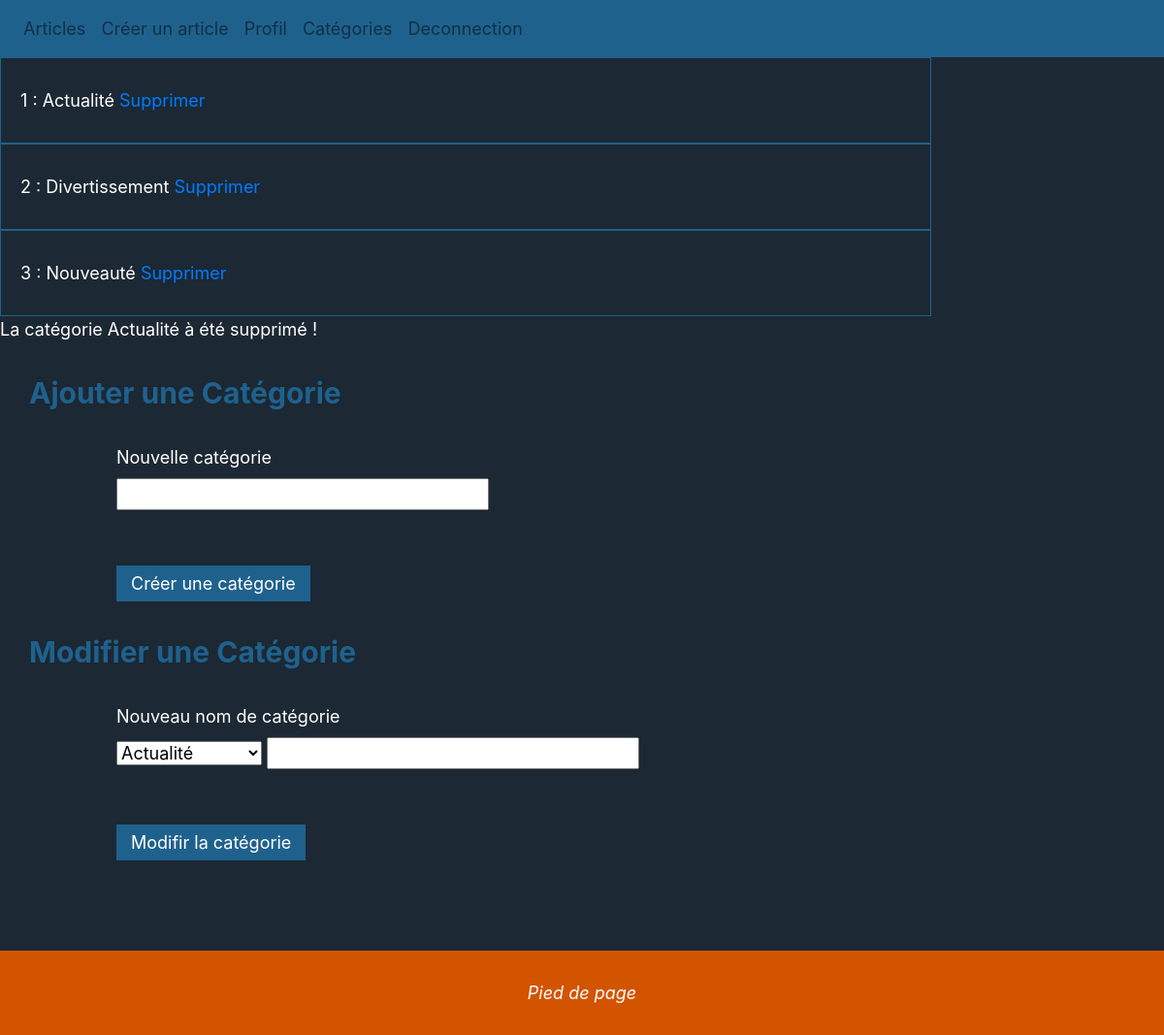
Page /admin?ac=category&id=1 (signed in) on the committed database.
### tables this page shows
CREATE TABLE `categories` (
  `id` int(11) NOT NULL,
  `name` varchar(255) NOT NULL
);

### Model/function.php (called while the page is built, shortened)
<?php
function connectPdo(){
    try{
        $pdo = new PDO ('mysql:host='.HOST.';dbname='.DBNAME, USER , PW , array(PDO::MYSQL_ATTR_INIT_COMMAND => 'SET NAMES utf8'));
        return $pdo ;
    }
    catch(PDOExeption $e)
    {
        echo "problème de connexion". $e->getMessage();
        return fasle ;
    }
}
function getCategories(){
    $pdo = connectPdo();
    try{
        $db = $pdo->prepare("select categories.id, categories.name from categories");
        $db->execute();
        $categories = $db->fetchALL(PDO::FETCH_OBJ);
    }catch (PDOException $e){
        echo"Erreur de connexion". $e->getMessage();
    }
    return $categories;
}
function getCategoryNameById($id){
    $pdo = connectPdo();
    try {
        $db = $pdo->prepare(" SELECT categories.name FROM categories where categories.id=:id");
        $db->execute([':id'=>$id]);
        $req = $db->fetch(PDO::FETCH_OBJ);
        return $req->name;
    }catch (PDOException $e){
        echo "Erreur de connection users". $e->getMessage();
    }
}

### View/category.php (the view, shortened to what this page needs)
<?php
if(isset($categories)){
    foreach ($categories as $category){
    ?>
    <div class='comment'><?php echo "$category->id : $category->name"; ?>
        <a class='supprcat' onclick="return confirmSuppr()" href= <?php echo "/admin?ac=category&id=$category->id" ?>>Supprimer</a>
    </div>
    <?php
    }
    if(isset($message)){
        echo "<div class='msg'>$message</div>";
    }
}
?>
<div class="title" xmlns="http://www.w3.org/1999/html">Ajouter une Catégorie</div>
<form action="/admin?ac=addcategory" id="form-addcat" method="post" enctype="multipart/form-data">
    <label for="name">Nouvelle catégorie</label><br />
    <input class="i-title" type="text" name="name" required/>
    <br />
    <br />
    <input class="i-sub" form="addcat" type="submit" value="Créer une catégorie">
</form>
<div class="title" xmlns="http://www.w3.org/1999/html">Modifier une Catégorie</div>
<form action="/admin?ac=setcategory" id="form-setcat" method="post" enctype="multipart/form-data">
    <label for="idcategory">Nouveau nom de catégorie</label><br />
    <select class="i-category" type="select" form="form-setcat" name="idcat">
        <?php
        foreach ($categories as $category){
            echo "<option value=$category->id>$category->name</option>";
        }
        ?>
    </select>
    <input class="i-title" type="text" name="namecat" required/>
    <br />
    <br />
    <input class="i-sub" type="submit" value="Modifir la catégorie">
</form>

### asset/css/style.css (style rules this page uses)
html { min-height: 100%; }
body { background-color:#1C2833;color :white;margin: 0; font-size:18px;position: relative; padding-bottom: 160px }
form { width: 80%; display: block; margin: auto; }
input, textarea { margin-bottom: 20px; }
.i-sub { border: none; display: block;background-color:#1F618D; color: white; cursor: pointer; padding: 5px; padding-right: 15px;padding-left: 15px;margin-top: 10px; }
.i-title, .i-content { width: 40% }
.title { color: #1F618D; font-size: 30px; font-weight: bold; margin: 30px; }
.comment { padding-bottom: 30px; padding-top: 30px; border: solid #1F618D 1px; padding-left: 20px;width: 80%; }

### rows in the picture
categories: id "1", name "Actualité", name "La catégorie Actualité à été supprimé !"
categories: id "2", name "Divertissement"
categories: id "3", name "Nouveauté"

### other values in the picture
form field idcat "Actualité"
